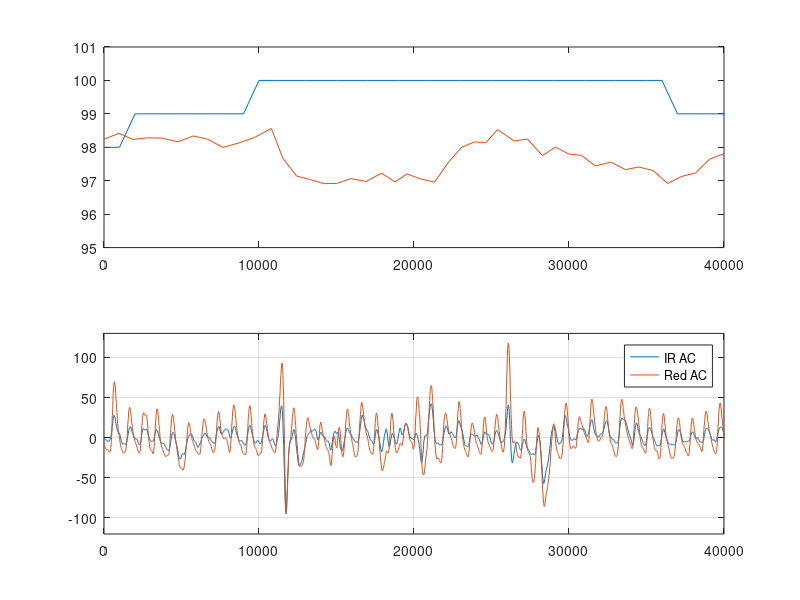

Write the MATLAB code that produced this figure.
clear
clc

load EarPeaksMillis_X.mat
load irAC_filt.mat
load ppgMillis.mat
load redAC_filt.mat
load Sats_meanAbs_beats2.mat
load SureSign.mat
load SureSign_X.mat

figure('units','normalized','outerposition',[0 0 1 1]);
subplot(2,1,1)
plot(SureSign_X, SureSign); hold on;
plot(EarPeaksMillis_X, Sats_meanAbs_beats2);
axis([0 40000 95 101]);

subplot(2,1,2)
plot(ppgMillis, redAC_filt); hold on;
plot(ppgMillis, irAC_filt);
legend('IR AC','Red AC');
axis([0 40000 -120 130]);
grid; hold off;